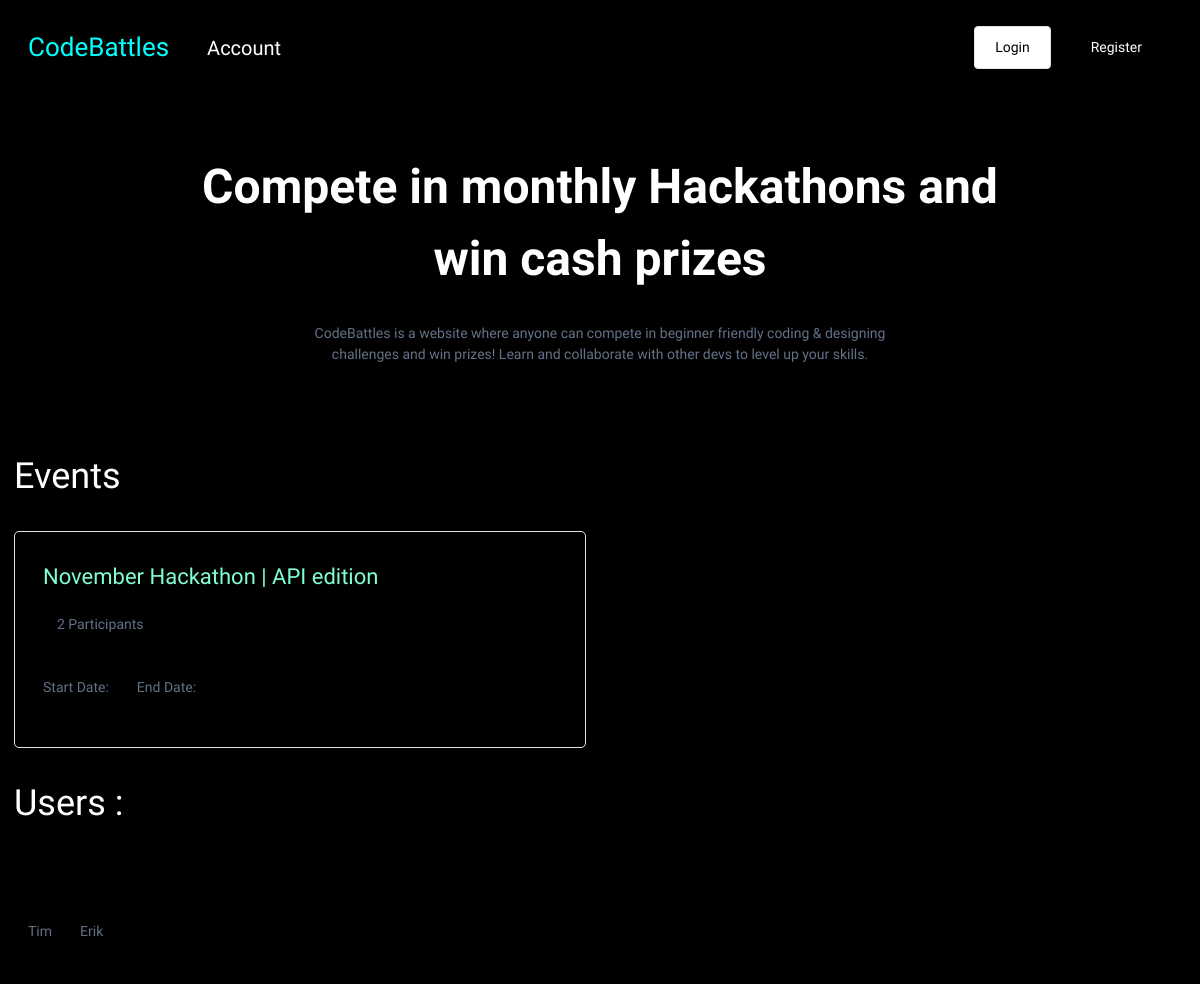
The app's page /, older data.
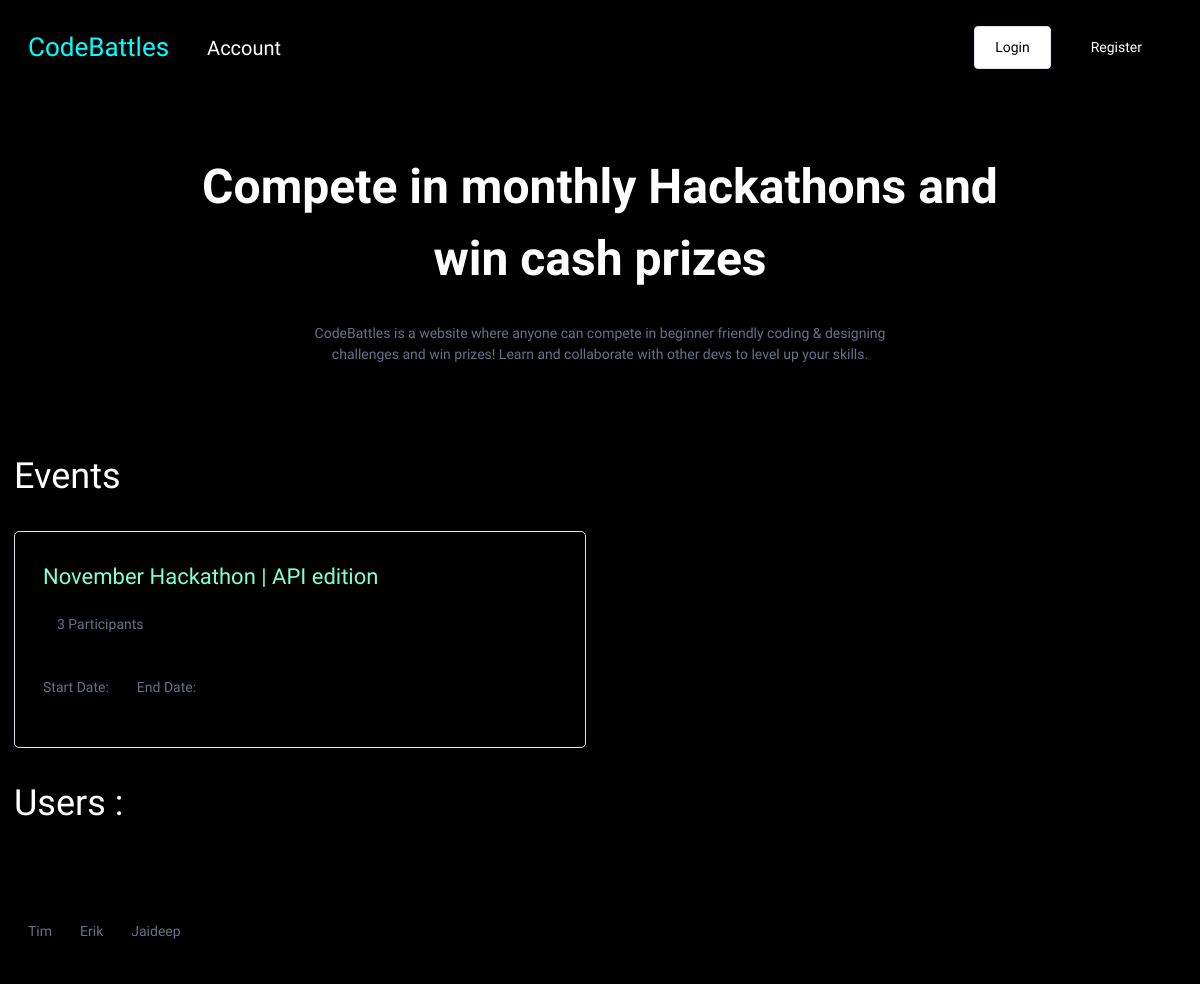
The same page, newer data.
### base/models.py (models this page shows, shortened)
class Event(models.Model):
    name = models.CharField(max_length=200)
    description = models.TextField(null=True, blank=True)
    participants = models.ManyToManyField(User, blank=True, related_name='events')
    date = models.DateTimeField()
    start_date = models.DateTimeField(null=True)
    end_date = models.DateTimeField(null=True)
    registration_deadline = models.DateTimeField(null=True)
    updated = models.DateTimeField(auto_now=True)
    created = models.DateTimeField(auto_now_add=True)

class User(AbstractUser):
    name = models.CharField(max_length=100, null=True)
    email = models.EmailField(unique=True, null=True)
    bio = models.TextField(null=True, blank=True)
    hackathon_participant = models.BooleanField(default=True, null=True)
    avatar =  ResizedImageField(size=[300,300], default='avatar.png')
    USERNAME_FIELD = 'email'
    REQUIRED_FIELDS = ['username']

### base/views.py (the view)
# urls.py: path('', views.home_page, name="home"),
def home_page(request):
    users = User.objects.filter(hackathon_participant=True)
    events = Event.objects.all()
    context = {'users': users,'events':events}
    return render(request, 'home.html',context)

### templates/home.html (shortened to what this page needs)
{% extends 'main.html' %}
{% block content %}
    <div class="section" id="home__hero">
        <div id="hero__content">
            <h3 id="intro--headline">Compete in monthly Hackathons and win cash prizes</h3>
            <p id="intro--subheadline">CodeBattles is a website where anyone can compete in beginner friendly coding & designing challenges and win prizes! Learn and collaborate with other devs to level up your skills.</p>
        </div>
    </div>
<div>
    <div>
        <h3>Events</h3>
    </div>
    <div class="events--lists section">
        {% for event in events %}
            <a href="{% url 'event' event.id %}">
                <div class="event__wrapper">
                    <h5 class="event__preview--title">{{event.name}}</h5>
                    <div class="event__preview__details">
                        <p>{{event.participants.all.count}} Participants</p>
                    </div>
                    <div class="event__preview__details__bottom">
                        <div>
                            <p>Start Date:</p>
                        </div>
                        <div>
                            <p>End Date:</p>
                        </div>
                    </div>
                </div>
            </a>
        {% endfor %}
    </div>
</div>
<section>
    <h3>Users : {{count}}</h3>
    <div class="users--lists section">
        {% for user in users %}
            <a href="{% url 'profile' user.id%}">
                <div class="wrapper--user">
                    <p>{{user.name}}</p>
                </div>
            </a>
        {% endfor %}
    </div>
</section>
{% endblock %}

Row changes from the older to the newer data that the page shows:
changed Event "November Hackathon | API edition": participants.all.count "2" → "3"
added User: name "Jaideep"
